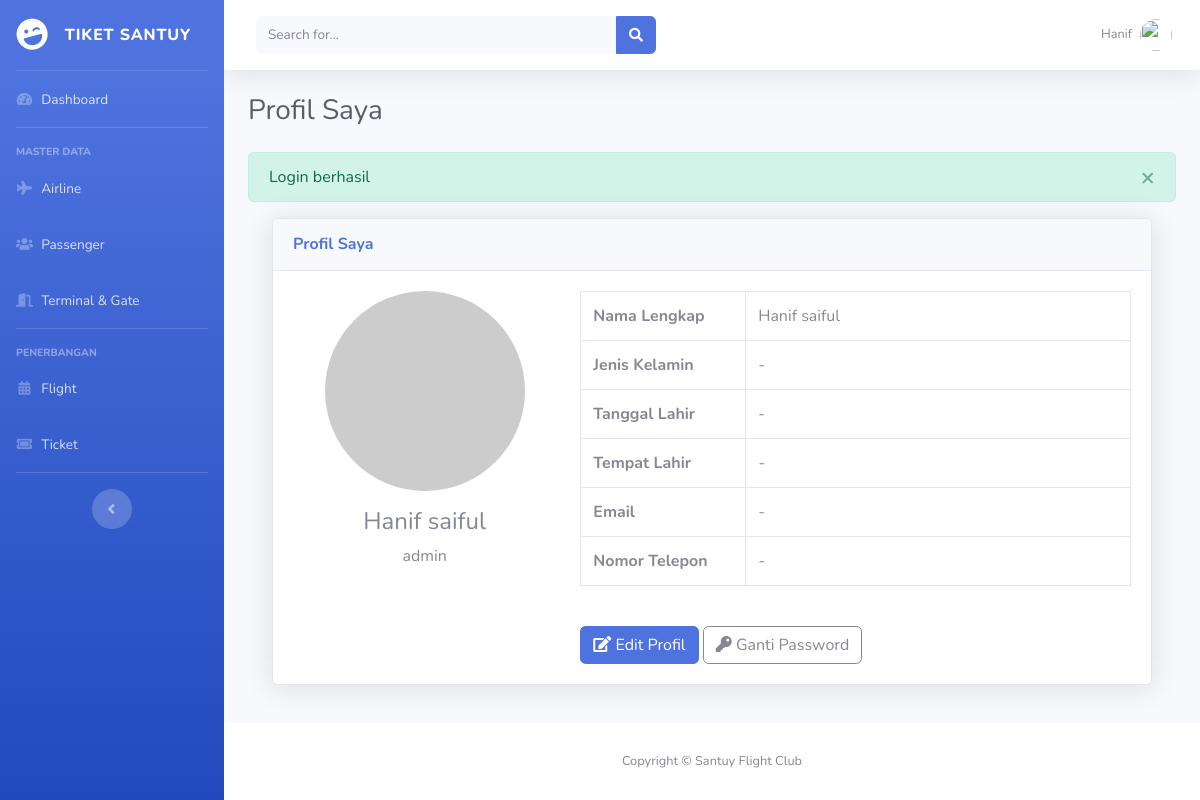
The app's page /profile.php (signed in) with its own data.
### tables this page shows
CREATE TABLE `passenger` (
  `UserID` int DEFAULT NULL,
  `PassengerID` int NOT NULL AUTO_INCREMENT,
  `Name` varchar(100) NOT NULL,
  `gender` varchar(6) DEFAULT NULL,
  `BirthDate` date DEFAULT NULL,
  `PlaceOfBirth` varchar(50) DEFAULT NULL,
  `ContactEmail` varchar(50) DEFAULT NULL,
  `ContactNumber` varchar(50) DEFAULT NULL,
  PRIMARY KEY (`PassengerID`),
  KEY `UserID` (`UserID`),
  CONSTRAINT `passenger_ibfk_1` FOREIGN KEY (`UserID`) REFERENCES `user` (`UserID`)
);

### functions/passenger.php (called while the page is built, shortened)
<?php
require_once dirname(__FILE__) . "/../connections/database.php";
function getById($id)
{
    global $mysql;
    $stmt = $mysql->prepare("SELECT * FROM passenger WHERE PassengerID = ?");
    $stmt->bind_param("i", $id);
    $stmt->execute();
    return $stmt->get_result();
}

### profile.php (the view, shortened to what this page needs)
<?php
require_once dirname(__FILE__) . "/functions/passenger.php";
$user = $_SESSION['user'];
$passenger = Passenger\getById($user['UserID'])->fetch_assoc();
?>
<div class="container-fluid">
    <div class="card shadow mb-4">
        <div class="card-header py-3 d-flex justify-content-between align-items-center">
            <h6 class="m-0 font-weight-bold text-primary">Profil Saya</h6>
        </div>
        <div class="card-body">
            <div class="row">
                <div class="col-md-4 text-center">
                    <img src="https://ui-avatars.com/api/?name=<?= urlencode($passenger['Name'] ?? 'User') ?>&background=4e73df&color=fff&size=200"
                         class="img-fluid rounded-circle mb-3"
                         alt="Profile Picture"
                         style="width: 200px; height: 200px; object-fit: cover;">
                    <h4><?= htmlspecialchars($passenger['Name'] ?? 'Nama Pengguna') ?></h4>
                    <p class="text-muted"><?= htmlspecialchars($user['Role']) ?></p>
                </div>
                <div class="col-md-8">
                    <div class="table-responsive">
                        <table class="table table-bordered">
                            <tr>
                                <th width="30%">Nama Lengkap</th>
                                <td><?= htmlspecialchars($passenger['Name'] ?? '-') ?></td>
                            </tr>
                            <tr>
                                <th>Jenis Kelamin</th>
                                <td><?= $passenger['gender'] === 'Male' ? 'Laki-laki' : ($passenger['gender'] === 'Female' ? 'Perempuan' : '-') ?></td>
                            </tr>
                            <tr>
                                <th>Tanggal Lahir</th>
                                <td><?= $passenger['BirthDate'] ? date('d F Y', strtotime($passenger['BirthDate'])) : '-' ?></td>
                            </tr>
                            <tr>
                                <th>Tempat Lahir</th>
                                <td><?= htmlspecialchars($passenger['PlaceOfBirth'] ?? '-') ?></td>
                            </tr>
                            <tr>
                                <th>Email</th>
                                <td><?= htmlspecialchars($passenger['ContactEmail'] ?? '-') ?></td>
                            </tr>
                            <tr>
                                <th>Nomor Telepon</th>
                                <td><?= htmlspecialchars($passenger['ContactNumber'] ?? '-') ?></td>
                            </tr>
                        </table>
                    </div>
                    <div class="mt-4">
                        <a href="edit_profile.php" class="btn btn-primary">
                            <i class="fas fa-edit"></i> Edit Profil
                        </a>
                        <a href="change_password.php" class="btn btn-outline-secondary">
                            <i class="fas fa-key"></i> Ganti Password
                        </a>
                    </div>
                </div>
            </div>
        </div>
    </div>
</div>
<?php
require "layouts/app.php";

### records on screen
passenger: Name "Hanif saiful", PlaceOfBirth "-", ContactEmail "-", ContactNumber "-"

### other values on screen
$item['title'] "Dashboard"
$item['title'] "Airline"
$item['title'] "Passenger"
$item['title'] "Terminal & Gate"
$item['title'] "Flight"
$item['title'] "Ticket"
$_SESSION['user']['Username'] "Hanif"
$title "Profil Saya"
$_SESSION['success'] "Login berhasil"
$user['Role'] "admin"
